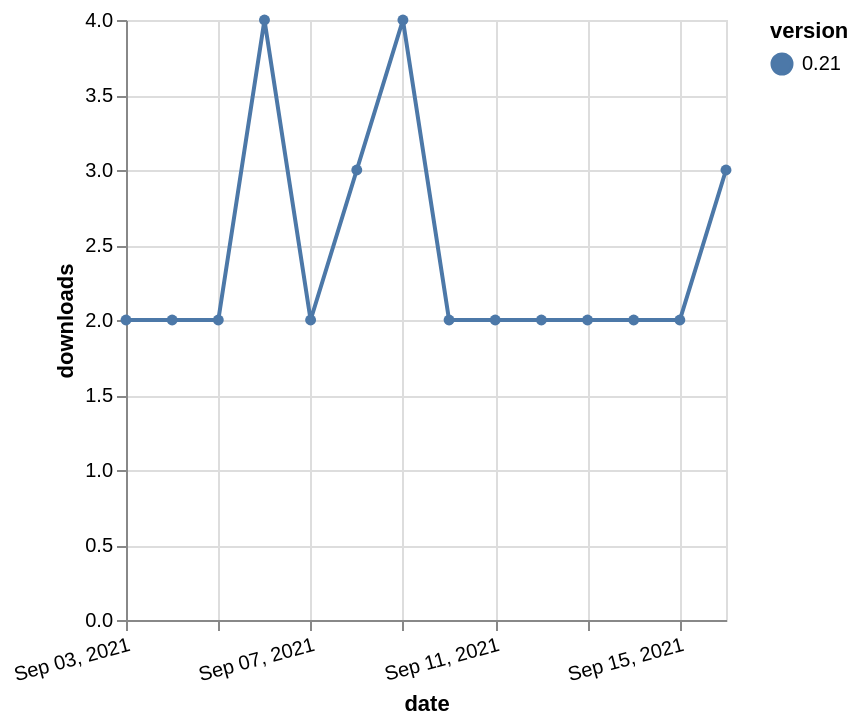

The specification (Vega-Lite) saved for this image:
### Vega-Lite specification from a JSON file in a GitHub repository (floating-point values rounded to 4 significant figures)
{"$schema": "https://vega.github.io/schema/vega-lite/v5.json", "description": "A simple bar chart with embedded data.", "data": {"values": [{"date": "2021-09-03", "total": 3503, "delta": 2, "version": "0.21"}, {"date": "2021-09-04", "total": 3505, "delta": 2, "version": "0.21"}, {"date": "2021-09-05", "total": 3507, "delta": 2, "version": "0.21"}, {"date": "2021-09-06", "total": 3511, "delta": 4, "version": "0.21"}, {"date": "2021-09-07", "total": 3513, "delta": 2, "version": "0.21"}, {"date": "2021-09-08", "total": 3516, "delta": 3, "version": "0.21"}, {"date": "2021-09-09", "total": 3520, "delta": 4, "version": "0.21"}, {"date": "2021-09-10", "total": 3522, "delta": 2, "version": "0.21"}, {"date": "2021-09-11", "total": 3524, "delta": 2, "version": "0.21"}, {"date": "2021-09-12", "total": 3526, "delta": 2, "version": "0.21"}, {"date": "2021-09-13", "total": 3528, "delta": 2, "version": "0.21"}, {"date": "2021-09-14", "total": 3530, "delta": 2, "version": "0.21"}, {"date": "2021-09-15", "total": 3532, "delta": 2, "version": "0.21"}, {"date": "2021-09-16", "total": 3535, "delta": 3, "version": "0.21"}]}, "width": "container", "mark": {"type": "line", "point": {"filled": true}}, "encoding": {"x": {"field": "date", "type": "temporal", "timeUnit": "yearmonthdate", "title": "date", "axis": {"labelAngle": -15}}, "y": {"field": "delta", "type": "quantitative", "title": "downloads"}, "color": {"field": "version", "type": "nominal"}, "tooltip": {"field": "delta"}}}
